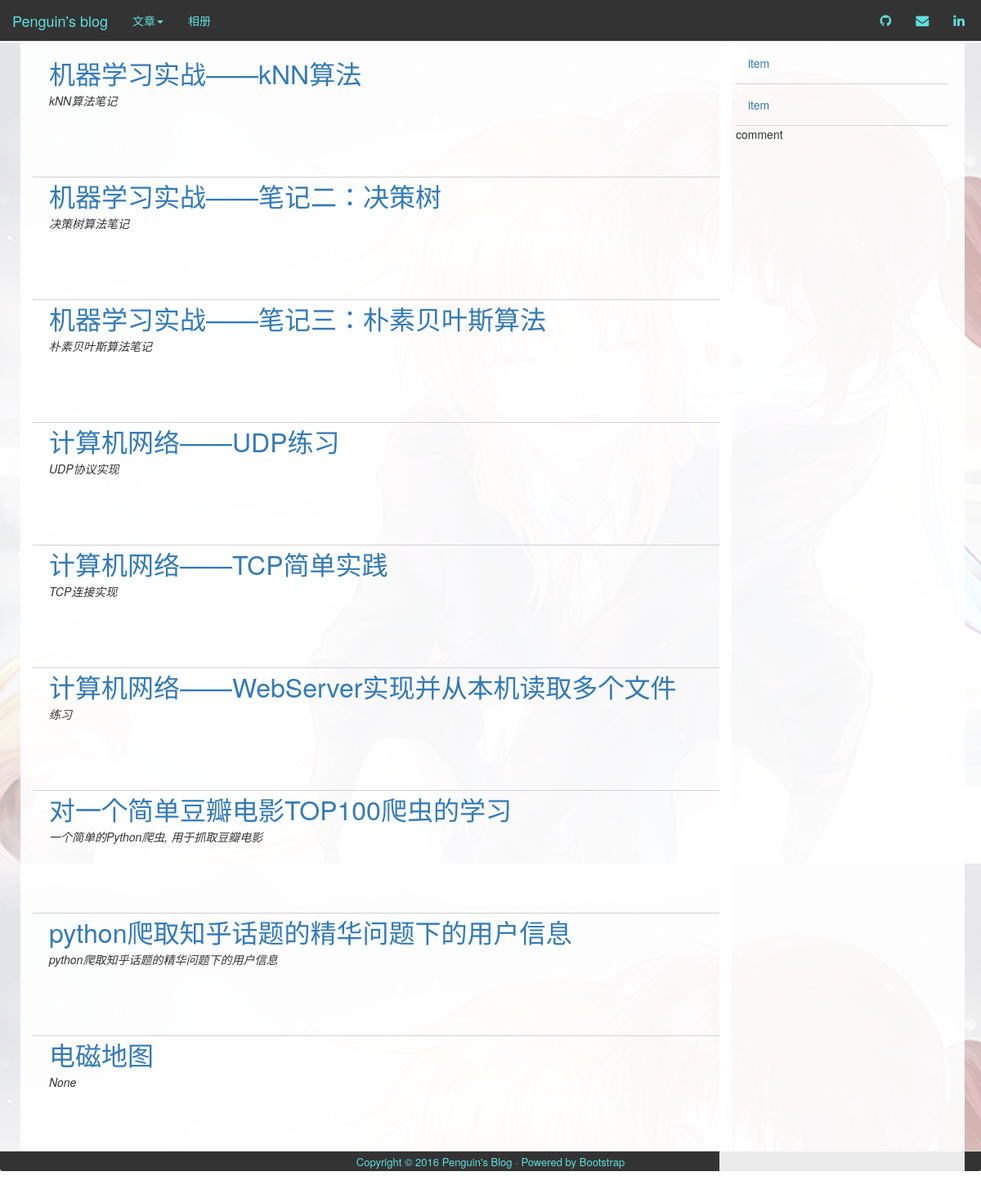
/index, run on the app's committed database.
### app/models.py (models this page shows)
class Post(db.Model):
    id = db.Column(db.Integer, primary_key=True)
    title = db.Column(db.String)
    body = db.Column(db.String)
    timestamp = db.Column(db.String)
    tag = db.Column(db.String)
    info = db.Column(db.String)
    body_markdown = db.Column(db.String)
    counter = db.Column(db.Integer)

### app/views.py (the view)
@app.route('/')
@app.route('/index')
def index():
    posts = []
    for page in range(0,10):
        try:
            post = db.session.query(Post).order_by(Post.id)[page]
        except IndexError:
            return render_template('index.html',
                           title = 'Home',
                           user = user,
                           posts = posts)
        posts.append(post)
    return render_template('index.html',
                           title = 'Home',
                           user = user,
                           posts = posts) #对给定模板传递参数，并翻译模板

### app/views.py (called while the page is built)
@app.before_request #register a function to run before every request
def before_request():
    g.user = current_user
    if g.user.is_authenticated:
        g.user.last_seen = datetime.utcnow()
        db.session.add(g.user)
        db.session.commit()

### app/templates/index.html (shortened to what this page needs)
{% extends "base.html" %}
{% block content %}
{% for post in posts %}
<div class="index-row">
    <div class="post-title"><a href={{url_for('post',post_id = post.id)}}>{{post.title}}</a></div>
    <div class="info"><em>{{post.info}}</em></div>
</div>
{% endfor %}
{% endblock %}

### app/templates/base.html (shortened to what this page needs)
<!DOCTYPE html>
<html lang="en">
<head>
    <link rel="stylesheet" href="//cdn.bootcss.com/bootstrap/3.3.5/css/bootstrap.min.css">
    <link rel="stylesheet" href="{{url_for('static', filename ='font-awesome/css/font-awesome.min.css')}}" type="text/css">
    <link rel="stylesheet" href="//cdnjs.cloudflare.com/ajax/libs/highlight.js/9.1.0/styles/obsidian.min.css">
    <link rel="stylesheet" href="{{url_for('static', filename='custom.css')}}" type="text/css"/>
</head>
<body>
<nav class="navbar navbar-default navbar-fixed-top" role="navigation">
    <div class="navbar-header">
        <a class="navbar-brand" href="/index">Penguin's blog</a>
    </div>
    <div>
        <ul class="nav navbar-nav">
            <li><a href="/post" class="dropdown-toggle" data-toggle="dropdown">文章<b class="caret"></b> </a>
            </li>
            <li><a href="#">相册</a> </li>
        </ul>
    </div>
    <div class="nav navbar-nav navbar-right">
        <li><a href="https://github.com/penguin-penpen" target="_blank"><i class="fa fa-github"></i> </a></li>
        <li><a href=mailto:jinglei_yang@outlook.com><i class="fa fa-envelope"></i></i> </a></li>
        <li><a href="http://www.linkedin.com/in/%E4%BA%AC%E8%95%BE-%E6%9D%A8-a88702103?trk=hp-identity-name"><i class="fa fa-linkedin"></i></i></a></li>
    </div>
</nav>
<div class="sidebar">
    <div class="container">
        <ul class="nav">
            <li class="sidebar-row"><a href="#">item</a> </li>
            <li class="sidebar-row"><a href="#">item</a> </li>
        </ul>
        <div class="comment-box">comment</div>
    </div>
</div>
<div class="container-back">
    <div class="container">
        <div class="col-lg-9" role="main" id="content">
            {% block content %}
            {% endblock %}
        </div>
    </div>
    <footer class="panel-footer">Copyright © 2016 Penguin's Blog · Powered by Bootstrap</>
</div>
</body>
</html>

### app/static/custom.css (style rules this page uses)
body { z-index: 0; }
.navbar { margin-bottom: 0px; border-radius: 0px; background: #333; }
.navbar .nav > li > a { color: #5fdedd; background-color: #333; }
.navbar-right { margin-right: 5px; font-size: medium; }
.navbar-default .navbar-brand { color: #9facaf; background-color: #333; }
.sidebar { position: absolute; right: 20px; display: block; width: 300px; height: 100%; background-attachment: fixed; background: rgba(255,255,255,0.9); z-index: 5; }
.sidebar-row { border-bottom: 1px solid lightgray; line-height: 30px; }
.container-back { position: relative; margin-top: 52px; min-height: 1000px; height: 100%; width: auto; z-index: 0; }
.container { height: 100%; margin-left: 5px; margin-right: 5px; width: auto; z-index: 1; }
.col-lg-9#content { height: 100%; min-height: 1000px; margin-left: 5px; margin-right: 5px; margin-top: 0px; padding: 15px; background: rgba(255,255,255,0.9); }
.post-title { display: block; font-size: xx-large; color: #52a8bc; font-weight: 500; }
.panel-footer { position: absolute; bottom: 0px; padding: 0px; padding-top: 3px; width: 100%; background: #333; text-align: center; font-size: small; color: #5fdedd; z-index: 1; height: 25px; line-height: 20px; }
.index-row { padding-left: 20px; padding-right: 5px; height: 150px; border-bottom: 1px solid lightgray; }

### data on the page
Post: title "机器学习实战——kNN算法", info "kNN算法笔记"
Post: title "机器学习实战——笔记二：决策树", info "决策树算法笔记"
Post: title "机器学习实战——笔记三：朴素贝叶斯算法", info "朴素贝叶斯算法笔记"
Post: title "计算机网络——UDP练习", info "UDP协议实现"
Post: title "计算机网络——TCP简单实践", info "TCP连接实现"
Post: title "计算机网络——WebServer实现并从本机读取多个文件", info "练习"
Post: title "对一个简单豆瓣电影TOP100爬虫的学习", info "一个简单的Python爬虫, 用于抓取豆瓣电影"
Post: title "python爬取知乎话题的精华问题下的用户信息", info "python爬取知乎话题的精华问题下的用户信息"
Post: title "电磁地图", info "None"
